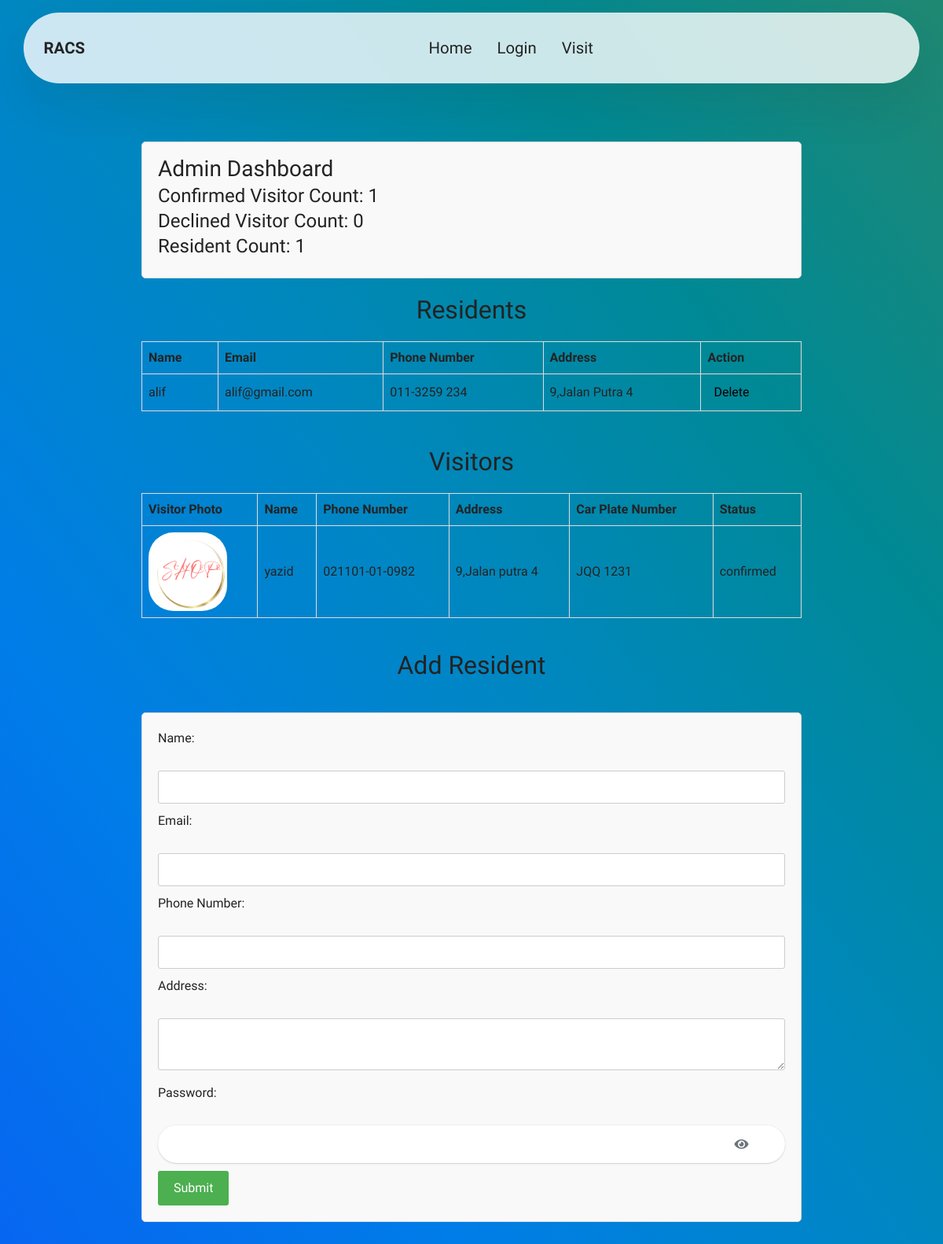
Screenshot of /RACS/admin.php with the database file from the repository.
### tables this page shows
CREATE TABLE `residents` (
  `resident_id` int NOT NULL,
  `name` varchar(255) NOT NULL,
  `email` varchar(255) NOT NULL,
  `phone_number` varchar(20) NOT NULL,
  `address` text NOT NULL,
  `password` varchar(255) NOT NULL,
  `created_at` timestamp NULL DEFAULT CURRENT_TIMESTAMP
);

CREATE TABLE `visitors` (
  `visitor_id` int NOT NULL,
  `visitor_name` varchar(255) NOT NULL,
  `visitor_address` varchar(255) NOT NULL,
  `visitor_ic_number` varchar(20) NOT NULL,
  `visitor_ic_photo` varchar(255) DEFAULT NULL,
  `created_at` timestamp NULL DEFAULT CURRENT_TIMESTAMP,
  `visitor_car_plate` varchar(20) DEFAULT NULL,
  `status` varchar(50) DEFAULT 'Pending'
);

### RACS/admin.php (the view, shortened to what this page needs)
<?php
include_once('dbConnection.php');
$query_visitor_confirmed_count = "SELECT COUNT(*) AS visitor_confirmed_count FROM visitors WHERE status = 'confirmed'";
$result_visitor_confirmed_count = $conn->query($query_visitor_confirmed_count);
$visitor_confirmed_count = $result_visitor_confirmed_count->fetch_assoc()['visitor_confirmed_count'];
$query_visitor_declined_count = "SELECT COUNT(*) AS visitor_declined_count FROM visitors WHERE status = 'declined'";
$result_visitor_declined_count = $conn->query($query_visitor_declined_count);
$visitor_declined_count = $result_visitor_declined_count->fetch_assoc()['visitor_declined_count'];
$query_resident_count = "SELECT COUNT(*) AS resident_count FROM residents";
$result_resident_count = $conn->query($query_resident_count);
$resident_count = $result_resident_count->fetch_assoc()['resident_count'];
?>
<!DOCTYPE html>
<html lang="en">
<head>
    <link rel="stylesheet" href="assets/web/assets/icons/icons2.css">
    <link rel="stylesheet" href="assets/parallax/jarallax.css">
    <link rel="stylesheet" href="assets/bootstrap/css/bootstrap.min.css">
    <link rel="stylesheet" href="assets/bootstrap/css/bootstrap-grid.min.css">
    <link rel="stylesheet" href="assets/bootstrap/css/bootstrap-reboot.min.css">
    <link rel="stylesheet" href="assets/dropdown/css/style.css">
    <link rel="stylesheet" href="assets/socicon/css/styles.css">
    <link rel="stylesheet" href="assets/animatecss/animate.css">
    <link rel="stylesheet" href="assets/theme/css/style.css">
    <link rel="stylesheet" href="https://cdnjs.cloudflare.com/ajax/libs/normalize/5.0.0/normalize.min.css">
    <link rel="stylesheet" href="https://cdnjs.cloudflare.com/ajax/libs/font-awesome/5.15.4/css/all.min.css">
    <link rel="stylesheet" href="assets/style/css/additional.css" type="text/css">
    <link rel="stylesheet" href="style.css">
</head>
<body style="background-image: linear-gradient(to right top, #0765f1, #007de8, #0087c2, #008995, #208872);">
    <?php include_once('header.php') ?>
    <div class="dashboard" style="margin-top: 15%;">
        <h3>Admin Dashboard</h3>
        <div>
            <h4>Confirmed Visitor Count: <span id="confirmedVisitorCount"><?php echo $visitor_confirmed_count; ?></span></h4>
            <h4>Declined Visitor Count: <span id="declinedVisitorCount"><?php echo $visitor_declined_count; ?></span></h4>
            <h4>Resident Count: <span id="residentCount"><?php echo $resident_count; ?></span></h4>
        </div>
    </div>
    <div id="residentTable">
        <center style="margin-bottom:-3%; margin-top:2%;">
            <h2>Residents</h2>
        </center>
        <table border="1">
            <thead>
                <tr>
                    <th>Name</th>
                    <th>Email</th>
                    <th>Phone Number</th>
                    <th>Address</th>
                    <th>Action</th>
                </tr>
            </thead>
            <tbody>
                <?php
                include("dbConnection.php");
                $limit = 50;
                $page = isset($_GET['page']) && is_numeric($_GET['page']) ? $_GET['page'] : 1;
                $offset = ($page - 1) * $limit;
                $query = "SELECT * FROM residents ORDER BY created_at DESC LIMIT $limit OFFSET $offset";
                $result = mysqli_query($conn, $query);
                if ($result && mysqli_num_rows($result) > 0) {
                    while ($row = mysqli_fetch_assoc($result)) {
                        echo "<tr>";
                        echo "<td>" . htmlspecialchars($row['name']) . "</td>";
                        echo "<td>" . htmlspecialchars($row['email']) . "</td>";
                        echo "<td>" . htmlspecialchars($row['phone_number']) . "</td>";
                        echo "<td>" . htmlspecialchars($row['address']) . "</td>";
                        echo "<td><button onclick=\"deleteResident(" . $row['resident_id'] . ")\">Delete</button></td>";
                        echo "</tr>";
                    }
                } else {
                    echo "<tr><td colspan='5'>No Residents found.</td></tr>";
                }
                ?>
            </tbody>
        </table>
    </div>
    <br>
    <div id="visitorTable">
        <center style="margin-bottom:-3%; margin-top:2%;">
            <h2>Visitors</h2>
        </center>
        <table border="1">
            <thead>
                <tr>
                    <th>Visitor Photo</th>
                    <th>Name</th>
                    <th>Phone Number</th>
                    <th>Address</th>
                    <th>Car Plate Number</th>
                    <th>Status</th>
                </tr>
            </thead>
            <tbody>
                <?php
                $query_visitors = "SELECT * FROM visitors";
                $result_visitors = $conn->query($query_visitors);
                if ($result_visitors->num_rows > 0) {
                    while ($row = $result_visitors->fetch_assoc()) {
                        echo "<tr>";
                        echo "<td><img src='" . htmlspecialchars($row['visitor_ic_photo']) . "' alt='Visitor Photo' style='width: 100px; height: auto;'></td>";
                        echo "<td>" . htmlspecialchars($row['visitor_name']) . "</td>";
                        echo "<td>" . htmlspecialchars($row['visitor_ic_number']) . "</td>";
                        echo "<td>" . htmlspecialchars($row['visitor_address']) . "</td>";
                        echo "<td>" . htmlspecialchars($row['visitor_car_plate']) . "</td>";
                        echo "<td>" . htmlspecialchars($row['status']) . "</td>";
                        echo "</tr>";
                    }
                } else {
                    echo "<tr><td colspan='6'>No visitors found</td></tr>";
                }
                ?>
            </tbody>
        </table>
    </div>
    <center>
        <h2 style="margin-top: 20px; padding:2%;">Add Resident</h2>
    </center>
    <form id="addResidentForm" action="save_resident.php" method="POST" onsubmit="return validateForm()">
        <label for="name">Name:</label><br>
        <input type="text" id="name" name="name" required><br>
        <label for="email">Email:</label><br>
        <input type="email" id="email" name="email" required><br>
        <label for="phoneNumber">Phone Number:</label><br>
        <input type="text" id="phoneNumber" name="phoneNumber" required><br>
        <label for="address">Address:</label><br>
        <textarea id="address" name="address" required></textarea><br>
        <label for="password">Password:</label><br>
        <div class="password-container">
            <input type="password" id="password" name="password" class="form-control" required>
            <button type="button" id="togglePassword" class="btn btn-outline-secondary"><i class="fas fa-eye"></i></button>
        </div>
        <input type="submit" value="Submit">
    </form>
    <br>
    <br>
</body>
</html>

### RACS/header.php (shortened to what this page needs)
<!DOCTYPE html>
<html lang="en">
<head>
  <link rel="stylesheet" href="assets/web/assets/icons/icons2.css">
  <link rel="stylesheet" href="assets/parallax/jarallax.css">
  <link rel="stylesheet" href="assets/bootstrap/css/bootstrap.min.css">
  <link rel="stylesheet" href="assets/bootstrap/css/bootstrap-grid.min.css">
  <link rel="stylesheet" href="assets/bootstrap/css/bootstrap-reboot.min.css">
  <link rel="stylesheet" href="assets/dropdown/css/style.css">
  <link rel="stylesheet" href="assets/socicon/css/styles.css">
  <link rel="stylesheet" href="assets/animatecss/animate.css">
  <link rel="stylesheet" href="assets/theme/css/style.css">
  <link rel="stylesheet" href="assets/style/css/additional.css" type="text/css">
  <link rel="stylesheet" href="style.css">
  <link rel="stylesheet" href="https://cdnjs.cloudflare.com/ajax/libs/font-awesome/5.15.4/css/all.min.css">
</head>
<body>
  <section class="menu menu2 cid-u5GGPVPcVj" once="menu" id="menu-5-u5GGPVPcVj">
    <nav class="navbar navbar-dropdown navbar-fixed-top navbar-expand-lg">
      <div class="container">
        <div class="navbar-brand">
          <span class="navbar-caption-wrap">
            <a class="navbar-caption text-black display-4">RACS</a>
          </span>
        </div>
        <div class="collapse navbar-collapse" id="navbarSupportedContent">
          <ul class="navbar-nav nav-dropdown" data-app-modern-menu="true">
            <?php
            if (isset($_SESSION['admin_id']) && $_SESSION['admin_id'] == 1) {
              echo '<li class="nav-item"><a class="nav-link link text-black display-4" href="admin.php">Home</a></li>';
              echo '<li class="nav-item"><a class="nav-link link text-black display-4" href="#addResidentForm">Add Resident</a></li>';
              echo '<li class="nav-item"><a class="nav-link link text-black display-4" href="#residentTable">View Residents</a></li>';
              echo '<li class="nav-item"><a class="nav-link link text-black display-4" href="#visitorTable">View Visitors</a></li>';
              echo '<li class="nav-item"><a class="nav-link link text-black display-4" href="logout.php">Logout</a></li>';
            } elseif (isset($_SESSION['resident_id'])) {
              echo '<li class="nav-item"><a class="nav-link link text-black display-4" href="resident.php">Home</a></li>';
              echo '<li class="nav-item"><a class="nav-link link text-black display-4" href="logout.php">Logout</a></li>';
            } else {
              echo '<li class="nav-item"><a class="nav-link link text-black display-4" href="index.php">Home</a></li>';
              echo '<li class="nav-item"><a class="nav-link link text-black display-4" href="login.php" aria-expanded="false">Login</a></li>';
              echo ' <li class="nav-item"><a class="nav-link link text-black display-4" href="#visitor-form">Visit</a></li>';
            }
            ?>
          </ul>
        </div>
      </div>
    </nav>
  </section>
</body>
</html>

### RACS/assets/dropdown/css/style.css (style rules this page uses)
.navbar-dropdown { left: 0; padding: 0; position: absolute; right: 0; top: 0; transition: all 0.45s ease; z-index: 1030; background: #282828; }
.navbar-dropdown .navbar-caption { font-weight: 700; white-space: normal; vertical-align: -4px; line-height: 3.125rem !important; }
.navbar-dropdown .navbar-caption, .navbar-dropdown .navbar-caption:hover { color: inherit; text-decoration: none; }
.navbar-dropdown.navbar-fixed-top { position: fixed; }
.navbar-dropdown .navbar-brand span { vertical-align: -4px; }
.nav-dropdown { font-size: 0.75rem; font-weight: 500; height: auto !important; }
.nav-dropdown .link { margin: .667em 1.667em; font-weight: 500; padding: 0; transition: color .2s ease-in-out; }
.nav-dropdown .link::after, .nav-dropdown .dropdown-item::after { color: inherit; }

### RACS/assets/theme/css/style.css (style rules this page uses)
section { background-color: #ffffff; }
body { font-style: normal; line-height: 1.5; font-weight: 400; color: #232323; position: relative; }
button { background-color: transparent; border-color: transparent; }
section, .container, .container-fluid { position: relative; word-wrap: break-word; }
a { font-style: normal; font-weight: 400; cursor: pointer; }
a, a:hover { text-decoration: none; }
h1, h2, h3, h4, h5, h6, .display-1, .display-2, .display-4, .display-5, .display-7, span, p, a { line-height: 1; word-break: break-word; word-wrap: break-word; font-weight: 400; }
section { background-position: 50% 50%; background-repeat: no-repeat; background-size: cover; }
img, iframe { display: block; width: 100%; }
.btn { font-weight: 600; border-width: 1px; font-style: normal; margin: 0.6rem 0.6rem; white-space: normal; transition: all 0.2s ease-in-out; display: inline-flex; align-items: center; justify-content: center; word-break: break-word; }
[type=submit] { -webkit-appearance: none; }
.menu .navbar-brand { display: -webkit-flex; }
.menu .navbar-brand span { display: flex; display: -webkit-flex; }
.menu .navbar-brand .navbar-caption-wrap { display: -webkit-flex; }
@media (min-width: 992px) { .menu .navbar-nav.nav-dropdown { display: -webkit-flex; } }
.navbar { display: -webkit-flex; -webkit-flex-wrap: wrap; -webkit-align-items: center; -webkit-justify-content: space-between; }
.navbar-collapse { -webkit-flex-basis: 100%; -webkit-flex-grow: 1; -webkit-align-items: center; }
.nav-dropdown .link { padding: 0.667em 1.667em !important; margin: 0 !important; }
html, body { height: auto; min-height: 100vh; }
.form-control { background-color: #ffffff; background-clip: border-box; color: #232323; line-height: 1rem !important; height: auto; padding: 1.2rem 2rem; transition: border-color 0.25s ease 0s; border: 1px solid transparent !important; border-radius: 4px; box-shadow: rgba(0, 0, 0, 0.07) 0px 1px 1px 0px, rgba(0, 0, 0, 0.07) 0px 1px 3px 0px, rgba(0, 0, 0, 0.03) 0px 0px 0px 1px; }
.form-control, form .btn { min-height: 48px; }
ul, ol, pre, blockquote { margin-bottom: 2.3125rem; }
.container, .container-fluid { padding-left: 16px; padding-right: 16px; }

### RACS/assets/style/css/additional.css (style rules this page uses)
.btn { border-width: 2px; }
img, .card-wrap, .card-wrapper, .video-wrapper, .mbr-figure iframe, .google-map iframe, .slide-content, .plan, .card, .item-wrapper { border-radius: 2rem !important; }
body { font-family: var(--display1-font, 'Inter Tight'); background: color-mix(in srgb, var(--dominant-color, #0f1305) 10%, transparent); }
.display-4 { font-family: var(--display4-font); font-size: calc(var(--display4-size, 1.4) * 1rem); line-height: 1.5; }
@media (min-width: 992px) and (max-width: 1400px) { .display-4 { --display4-size_min: calc(var(--display4-size, 1.4) - (var(--display4-size, 1.4) - 1) * 0.65); font-size: calc(var(--display4-size, 1.4) * 0.8rem); font-size: calc(var(--display4-size_min) * 1rem + (var(--display4-size, 1.4) - var(--display4-size_min)) * ((100vw - 62rem) / (87 - 62))); line-height: calc(1.4 * (var(--display4-size_min) * 1rem + (var(--display4-size, 1.4) - var(--display4-size_min)) * ((100vw - 62rem) / (87 - 62)))); } }
.btn { padding: 1.25rem 2rem; border-radius: 4px; }
.text-black { color: #232323 !important; }
a, a:hover { color: var(--primary-color, #9fe870); }
.form-control { font-family: var(--display1-font); font-size: 1.4rem; line-height: 1.3; font-weight: 400; border-radius: 40px !important; }
body { overflow-x: hidden; }
a { transition: color 0.6s; }

### RACS/admin.php (style rules this page uses)
.password-container { position: sticky; }
#togglePassword { position: absolute; right: 5px; bottom: 30%; transform: translateY(50%); z-index: 1; background-color: transparent; border: none; }

### rows the page displays
residents: name "alif", email "alif@gmail.com", phone_number "011-3259 234", address "9,Jalan Putra 4"
visitors: visitor_ic_photo (picture), visitor_name "yazid", visitor_ic_number "021101-01-0982", visitor_address "9,Jalan putra 4", visitor_car_plate "JQQ 1231", status "confirmed"

### other values shown
$visitor_confirmed_count "1"
$visitor_declined_count "0"
$resident_count "1"
